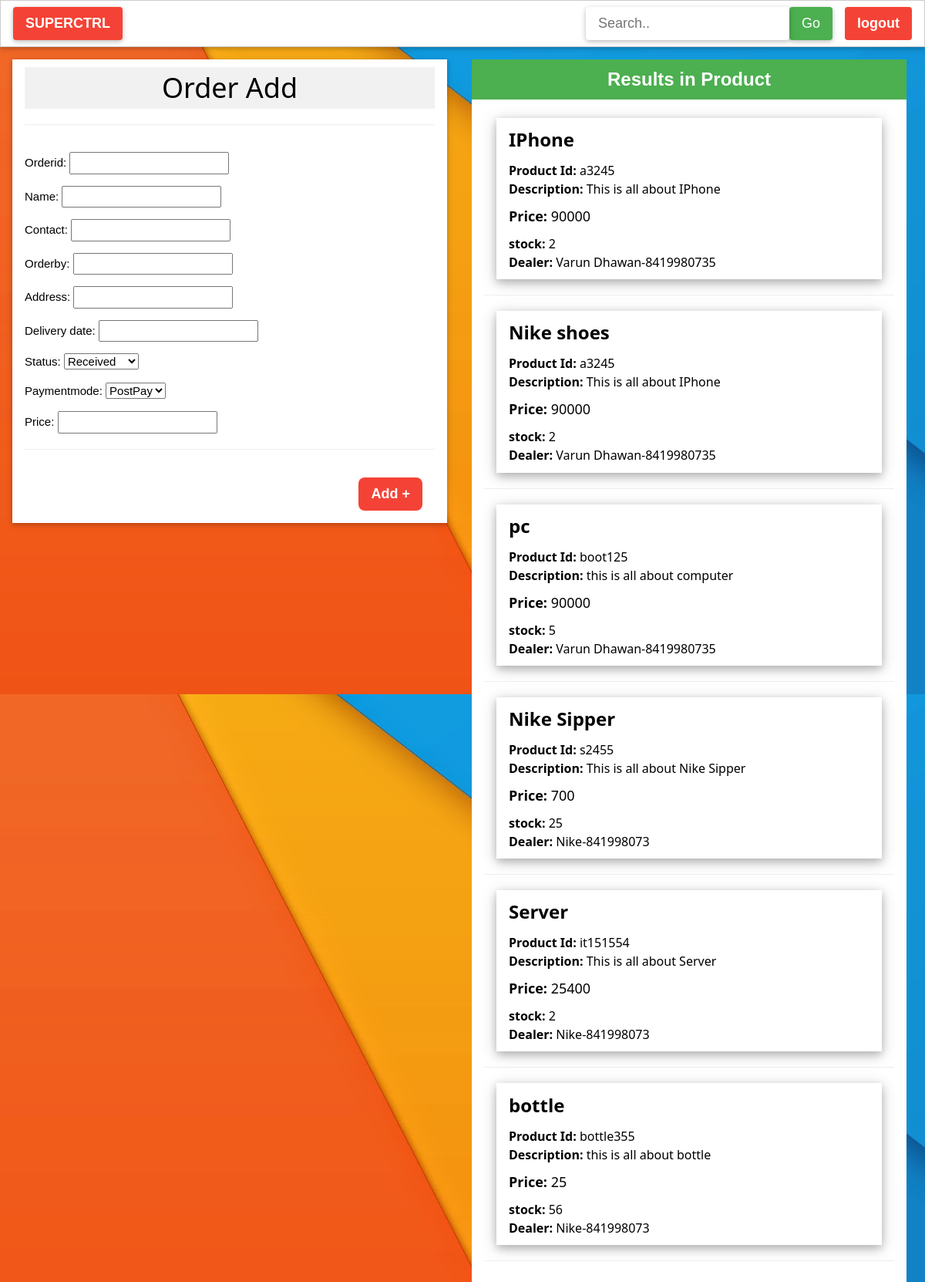
Page /order/add (signed in) on the committed database.
### shop/models.py (models this page shows, shortened)
class Product(models.Model):
    productid=models.CharField(max_length=10)
    name=models.CharField(max_length=100)
    description=models.TextField()
    price=models.IntegerField()
    stock=models.IntegerField()
    image=models.FileField(upload_to='products')
    dealer=models.ForeignKey(Dealer,on_delete=models.CASCADE)

class Dealer(models.Model):
    name=models.CharField(max_length=100)
    contact=models.IntegerField()
    address=models.CharField(max_length=1000)
    website=models.CharField(max_length=1000,null=True)
    def __str__(self):
        return self.name+"-"+str(self.contact)

### shop/views.py (the view)
# urls.py: url(r'^order/add',views.orderadd,name="orderadd"),
@login_required
def orderadd(request):
    products=Product.objects.all()
    if request.method=='POST':
        form=OrderForm(request.POST)
        if form.is_valid():
            form.save()
            return redirect('/orders')
    else:
        form=OrderForm()
    return render(request,'shop/orderadd.html',{'form':form,'products':products})

### shop/forms.py
class OrderForm(ModelForm):
    class Meta:
        model=Order
        fields=('orderid','name','contact','orderby','address','delivery_date','status','paymentmode','price')

### shop/templates/shop/orderadd.html (shortened to what this page needs)
{% extends 'shop/base.html' %}
{% block order %}
<div class="w3-row">
    <div class=" w3-col w3-container w3-card w3-margin-top w3-white w3-margin"  style="width:47%">
        <h1 class="w3-bar w3-light-grey w3-center " style="width:100%">Order Add</h1> <hr>
        <form action="{% url 'orderadd' %}" method="POST" >
            <div class="w3-left" style="width:100%">
                    {{form.as_p}} <hr>
            </div>
            <button class="w3-button w3-large w3-red w3-round-large w3-right w3-margin" type="submit"><strong>Add +</strong></button>
        </form>
    </div>
        <div class=" w3-col w3-ul w3-responsive w3-white w3-margin" style="width:47%">
            <button class="w3-animate-top w3-button w3-center w3-xlarge w3-green w3-bar"><b>Results in Product</b></button>
        <li>{% for  product in  products%}
            <div class="w3-card-4 w3-white w3-margin">
                <div class="w3-container">
                <h3><b>{{product.name}}</b></h3>
                <h6><b>Product Id:  </b>{{product.productid}} <br> <b>Description:  </b>{{product.description}}</b></h6>
                <h5><b>Price:  </b>{{product.price}}</h5>
                <h6><b>stock:  </b>{{product.stock}} <br><b>  Dealer:  </b>{{product.dealer}} </h6>
                </div>
              </div>
            <hr>
            {% endfor %}
            </li>
</div>
{% endblock order %}

### shop/static/shop/w3.css (style rules this page uses)
html { box-sizing:border-box }
*,*:before,*:after { box-sizing:inherit }
html { -ms-text-size-adjust:100%;-webkit-text-size-adjust:100% }
body { margin:0 }
hr { box-sizing:content-box;height:0;overflow:visible }
button,input,select,textarea { font:inherit;margin:0 }
button,input { overflow:visible }
button,select { text-transform:none }
button,html [type=button],[type=reset],[type=submit] { -webkit-appearance:button }
html,body { font-family:Verdana,sans-serif;font-size:15px;line-height:1.5 }
html { overflow-x:hidden }
h1 { font-size:36px }
h3 { font-size:24px }
h5 { font-size:18px }
h6 { font-size:16px }
h1,h2,h3,h4,h5,h6 { font-family:"Segoe UI",Arial,sans-serif;font-weight:400;margin:10px 0 }
hr { border:0;border-top:1px solid #eee;margin:20px 0 }
.w3-btn,.w3-button { border:none;display:inline-block;padding:8px 16px;vertical-align:middle;overflow:hidden;text-decoration:none;color:inherit;background-color:inherit;text-align:center;cursor:pointer;white-space:nowrap }
.w3-btn,.w3-button { -webkit-touch-callout:none;-webkit-user-select:none;-khtml-user-select:none;-moz-user-select:none;-ms-user-select:none;user-select:none }
.w3-ul { list-style-type:none;padding:0;margin:0 }
.w3-ul li { padding:8px 16px;border-bottom:1px solid #ddd }
.w3-ul li:last-child { border-bottom:none }
.w3-bar { width:100%;overflow:hidden }
.w3-responsive { display:block;overflow-x:auto }
.w3-container:after,.w3-container:before,.w3-panel:after,.w3-panel:before,.w3-row:after,.w3-row:before,.w3-row-padding:after,.w3-row-padding:before, .w3-cell-row:before,.w3-cell-row:after,.w3-clear:after,.w3-clear:before,.w3-bar:before,.w3-bar:after { content:"";display:table;clear:both }
.w3-col,.w3-half,.w3-third,.w3-twothird,.w3-threequarter,.w3-quarter { float:left;width:100% }
.w3-round-large { border-radius:8px }
.w3-container,.w3-panel { padding:0.01em 16px }
.w3-card,.w3-card-2 { box-shadow:0 2px 5px 0 rgba(0,0,0,0.16),0 2px 10px 0 rgba(0,0,0,0.12) }
.w3-card-4,.w3-hover-shadow:hover { box-shadow:0 4px 10px 0 rgba(0,0,0,0.2),0 4px 20px 0 rgba(0,0,0,0.19) }
.w3-animate-top { position:relative;animation:animatetop 0.4s }
.w3-large { font-size:18px!important }
.w3-xlarge { font-size:24px!important }
.w3-center { text-align:center!important }
.w3-margin { margin:16px!important }
.w3-margin-top { margin-top:16px!important }
.w3-left { float:left!important }
.w3-right { float:right!important }
.w3-green,.w3-hover-green:hover { color:#fff!important;background-color:#4CAF50!important }
.w3-red,.w3-hover-red:hover { color:#fff!important;background-color:#f44336!important }
.w3-white,.w3-hover-white:hover { color:#000!important;background-color:#fff!important }
.w3-light-grey,.w3-hover-light-grey:hover,.w3-light-gray,.w3-hover-light-gray:hover { color:#000!important;background-color:#f1f1f1!important }

### rows in the picture
Product: name "IPhone", productid "a3245", description "This is all about IPhone", price "90000", stock "2", dealer "Varun Dhawan-8419980735"
Product: name "Nike shoes", productid "a3245", description "This is all about IPhone", price "90000", stock "2", dealer "Varun Dhawan-8419980735"
Product: name "pc", productid "boot125", description "this is all about computer", price "90000", stock "5", dealer "Varun Dhawan-8419980735"
Product: name "Nike Sipper", productid "s2455", description "This is all about Nike Sipper", price "700", stock "25", dealer "Nike-841998073"
Product: name "Server", productid "it151554", description "This is all about Server", price "25400", stock "2", dealer "Nike-841998073"
Product: name "bottle", productid "bottle355", description "this is all about bottle", price "25", stock "56", dealer "Nike-841998073"
